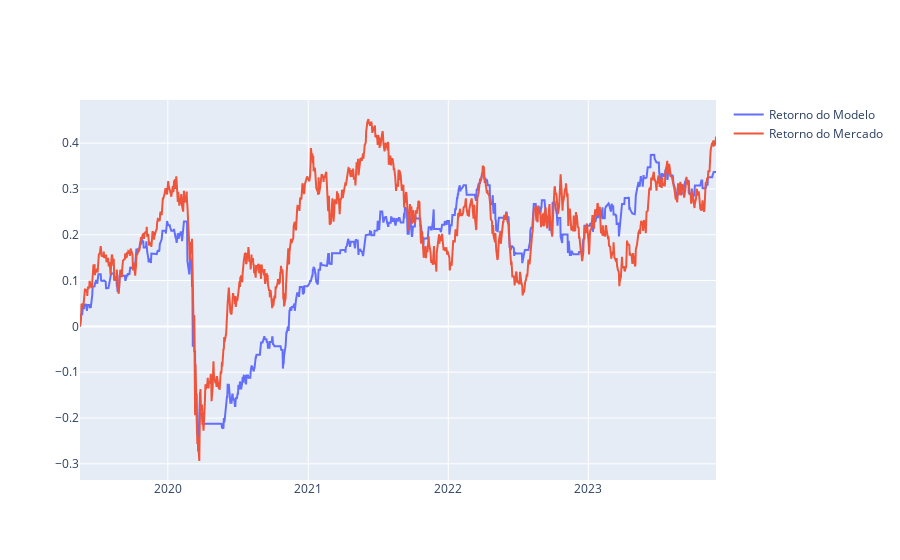

Notebook code cell kept with this figure:
### Code cell
import plotly_express as px
import plotly.graph_objects as go
df = pd.read_csv('./relatorios/RandomForestTCC/previsoes.csv')
fig = go.Figure()
#Retorno do Modelo
fig.add_traces(go.Scatter(x=df['Date'], y=df['Retorno_Acumulado_Modelo'],name='Retorno do Modelo'))
#Retorno Mercado
fig.add_traces(go.Scatter(x=df['Date'], y=df['Retorno_Acumulado_Mercado'],name='Retorno do Mercado'))
#DrawDown Modelo:
# fig.add_traces(go.Scatter(x=merge.index, y=merge['DrawDown'],name='DrawDown'))

fig.show()

### Figure 1 — Plotly figure (JSON) as saved in the notebook; plotly's stock layout.template omitted (floating-point values rounded to 4 significant figures; data arrays with more than 128 entries replaced by an {"elided": "..."} marker saying what was removed)
{"data": [{"name": "Retorno do Modelo", "type": "scatter", "x": {"elided": "1130 str values"}, "y": {"elided": "1130 float values"}}, {"name": "Retorno do Mercado", "type": "scatter", "x": {"elided": "1130 str values"}, "y": {"elided": "1130 float values"}}], "layout": {}}
